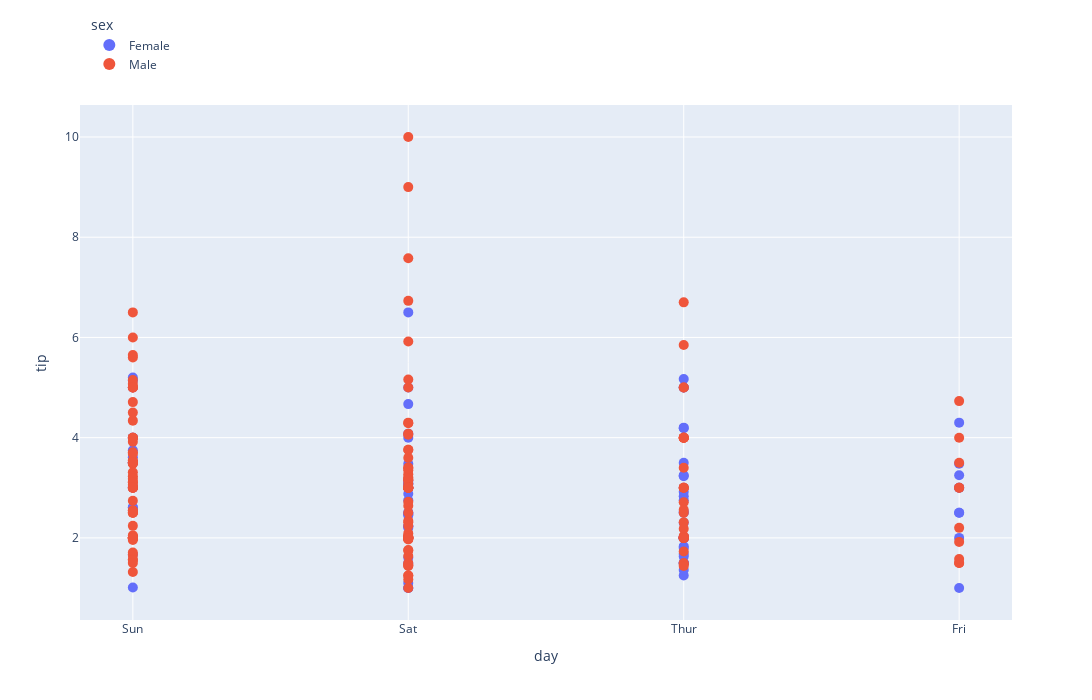

Source (notebook cell):
### Code cell
fig = px.scatter(btvn, x="day", y="tip", color="sex", size='tip')

fig.update_traces(marker_size=10)

fig.update_layout(
		width= 1500,
        height=700,
		legend=dict(
	    yanchor="bottom",
	    y=1.05,
	    xanchor="left",
	    x=0.01)
)

fig.show()

### Figure 1 — Plotly figure (JSON) as saved in the notebook; plotly's stock layout.template omitted (floating-point values rounded to 4 significant figures; data arrays with more than 128 entries replaced by an {"elided": "..."} marker saying what was removed)
{"data": [{"hovertemplate": "sex=Female<br>day=%{x}<br>tip=%{marker.size}<extra></extra>", "legendgroup": "Female", "marker": {"color": "#636efa", "size": 10, "sizemode": "area", "sizeref": 0.025, "symbol": "circle"}, "mode": "markers", "name": "Female", "orientation": "v", "showlegend": true, "type": "scatter", "x": ["Sun", "Sun", "Sun", "Sun", "Sun", "Sun", "Sat", "Sat", "Sat", "Sat", "Sat", "Sat", "Sun", "Sun", "Sat", "Sat", "Sat", "Sat", "Sat", "Sat", "Sat", "Thur", "Thur", "Fri", "Fri", "Fri", "Fri", "Fri", "Sat", "Sat", "Sat", "Sat", "Sat", "Sun", "Sun", "Thur", "Thur", "Thur", "Thur", "Thur", "Thur", "Thur", "Thur", "Thur", "Thur", "Thur", "Thur", "Thur", "Thur", "Thur", "Thur", "Thur", "Thur", "Thur", "Thur", "Thur", "Thur", "Sun", "Sun", "Sun", "Sun", "Sun", "Sat", "Sat", "Sun", "Sun", "Sun", "Thur", "Thur", "Thur", "Thur", "Thur", "Thur", "Thur", "Sat", "Sat", "Sat", "Sat", "Sat", "Fri", "Fri", "Fri", "Fri", "Sat", "Sat", "Sat", "Thur"], "xaxis": "x", "y": [1.01, 3.61, 5, 3.02, 1.67, 3.5, 2.75, 2.23, 3, 3, 2.45, 3.07, 2.6, 5.2, 1.5, 2.47, 1, 3, 3.14, 5, 2.2, 1.83, 5.17, 1, 4.3, 3.25, 2.5, 3, 2.5, 3.48, 4.08, 4, 1, 4, 3.5, 1.5, 1.8, 2.92, 1.68, 2.52, 4.2, 2, 2, 2.83, 1.5, 2, 3.25, 1.25, 2, 2, 2.75, 3.5, 5, 2.3, 1.5, 1.36, 1.63, 5.14, 3.75, 2.61, 2, 3, 1.61, 2, 4, 3.5, 3.5, 4.19, 5, 2, 2.01, 2, 2.5, 3.23, 2.23, 2.5, 6.5, 1.1, 3.09, 3.48, 3, 2.5, 2, 2.88, 4.67, 2, 3], "yaxis": "y"}, {"hovertemplate": "sex=Male<br>day=%{x}<br>tip=%{marker.size}<extra></extra>", "legendgroup": "Male", "marker": {"color": "#EF553B", "size": 10, "sizemode": "area", "sizeref": 0.025, "symbol": "circle"}, "mode": "markers", "name": "Male", "orientation": "v", "showlegend": true, "type": "scatter", "x": {"elided": "157 str values"}, "xaxis": "x", "y": {"elided": "157 float values"}, "yaxis": "y"}], "layout": {"height": 700, "legend": {"itemsizing": "constant", "title": {"text": "sex"}, "tracegroupgap": 0, "x": 0.01, "xanchor": "left", "y": 1.05, "yanchor": "bottom"}, "margin": {"t": 60}, "width": 1500, "xaxis": {"anchor": "y", "domain": [0, 1], "title": {"text": "day"}}, "yaxis": {"anchor": "x", "domain": [0, 1], "title": {"text": "tip"}}}}
